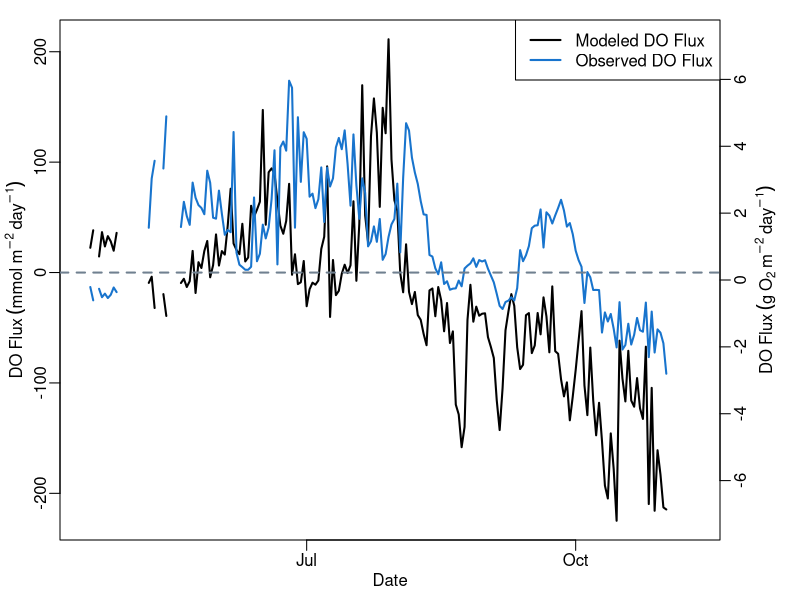
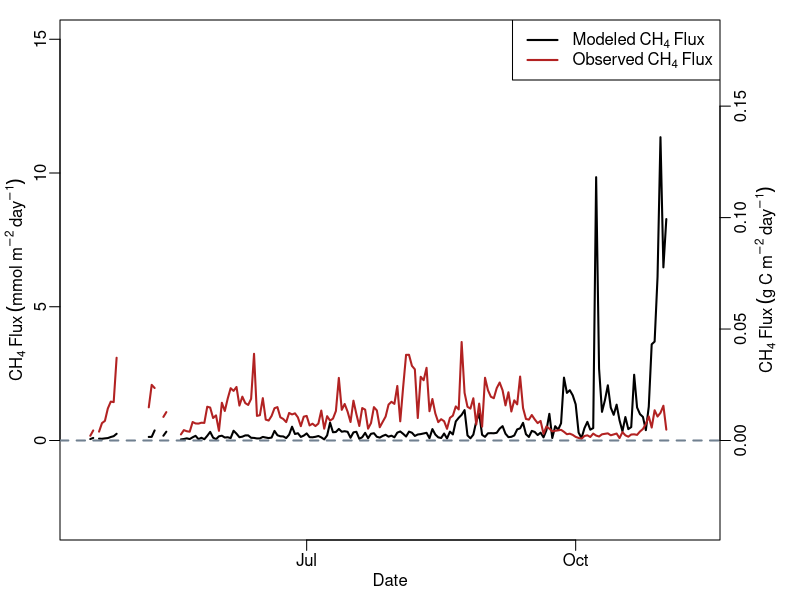
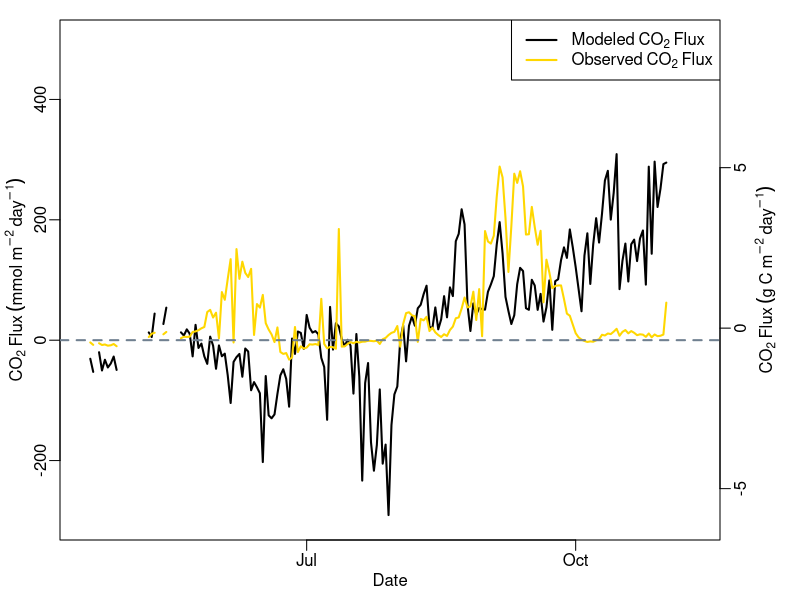
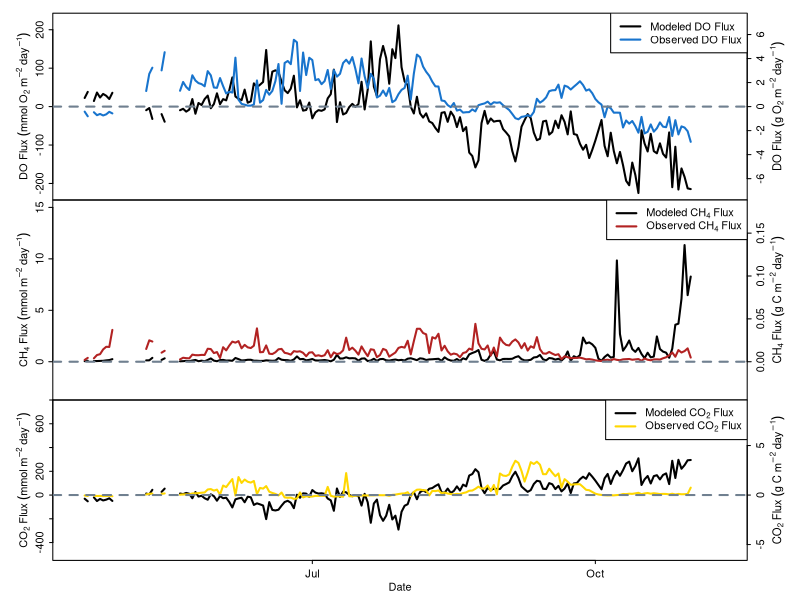
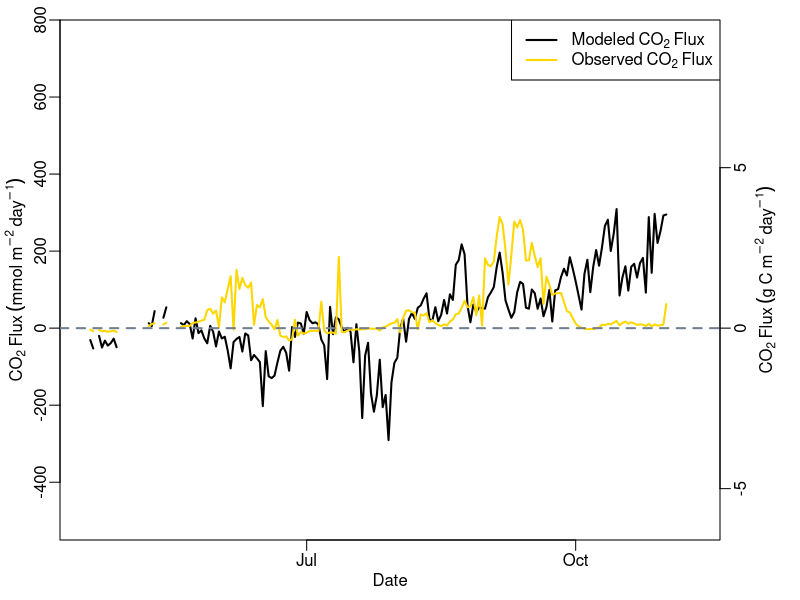

These charts were generated, in order, by the following R code:
#Plot Gas Flux
#7 March 2017
#JAH

setwd("~/Dropbox/GitHub Repos/GLM-Mendota/Data/")
flux<-read.csv('flux.data.csv')

############################################################
###############DISSOLVED OXYGEN FLUX########################
quartz()
par(mar=c(3,3,1,4),mgp=c(1.5,0.5,0),tck=-0.02,bg='white')
plot(as.Date(flux$datetime),flux$do.flux.read.mod,type = 'l',lwd=2,ylab = expression(DO~Flux~(mmol~m^-2~day^-1)),xlab = expression(Date))
lines(as.Date(flux$datetime),flux$do.flux.read.obs,type= 'l',lwd=2,col='dodgerblue3')
abline(0,0,col='slategrey',lty=2,lwd=2)
par(new=TRUE)
plot(as.Date(flux$datetime),flux$do.flux.read.mod,type = 'n',xlab=NA,ylab=NA,xaxt='n',ylim=c(-7.2,7.2),axes=FALSE)
axis(side=4,ylim=c(-7.2,7.2))
DOexp<-expression(DO~Flux~(g~O[2]~m^-2~day^-1))
mtext(side=4,line=2,DOexp)
legend('topright',c('Modeled DO Flux','Observed DO Flux'),lty = c(1,1),lwd=c(2,2),col=c('black','dodgerblue3'))



############################################################
#####################METHANE FLUX###########################
quartz()
par(mar=c(3,3,1,4),mgp=c(1.5,0.5,0),tck=-0.02,bg='white')
plot(as.Date(flux$datetime),flux$ch4.flux.read.mod,type='l', lwd=2, ylab = expression(CH[4]~Flux~(mmol~m^-2~day^-1)),xlab = expression(Date),ylim=c(-3,15))
lines(as.Date(flux$datetime),flux$ch4.flux.read.obs,type = 'l', lwd = 2, col = 'firebrick')
abline(0,0,col='slategrey',lty=2,lwd=2)
par(new=TRUE)
plot(as.Date(flux$datetime),flux$ch4.flux.read.mod,type='n',xlab=NA,ylab=NA,xaxt='n',axes=FALSE,ylim=c(-0.036,0.18))
axis(side=4,ylim=c(-0.036,0.18))
CH4exp<-expression(CH[4]~Flux~(g~C~m^-2~day^-1))
mtext(side=4,line=2,CH4exp)
legend('topright',c(expression(Modeled~CH[4]~Flux),expression(Observed~CH[4]~Flux)),lty = c(1,1),lwd=c(2,2),col=c('black','firebrick'))



############################################################
#####################CARBON DIOXIDE FLUX####################
quartz()
par(mar=c(3,3,1,4),mgp=c(1.5,0.5,0),tck=-0.02,bg='white')
plot(as.Date(flux$datetime),flux$co2.flux.read.mod,type ='l',lwd =2,ylab = expression(CO[2]~Flux~(mmol~m^-2~day^-1)),xlab = expression(Date),ylim = c(-300,500))
lines(as.Date(flux$datetime),flux$co2.flux.read.obs,type = 'l', lwd = 2, col = 'gold1')
#lines(as.Date(flux$datetime),flux$co2.flux.read.obs.do,type='l',lwd=2, col='purple')
abline(0,0,col='slategrey',lty =2,lwd=2)
par(new=TRUE)
plot(as.Date(flux$datetime),flux$co2.flux.read.mod,type ='n',xlab=NA,ylab=NA,xaxt='n',axes=FALSE,ylim=c(-6,9))
axis(side=4,ylim=c(-6,9))
CO2exp<-expression(CO[2]~Flux~(g~C~m^-2~day^-1))
mtext(side=4, line=2, CO2exp)
legend('topright',c(expression(Modeled~CO[2]~Flux),expression(Observed~CO[2]~Flux)),lty = c(1,1),lwd=c(2,2),col=c('black','gold1'))



############################################################
#####################THREE PANEL PLOT#######################

#do
quartz()
par(mfrow=c(3,1),mar=c(0,4,1,4),mgp=c(1.5,0.5,0),tck=-0.02,bg='white')
plot(as.Date(flux$datetime),flux$do.flux.read.mod,type = 'l',lwd=2,xlab=NA,ylab = expression(DO~Flux~(mmol~O[2]~m^-2~day^-1)),xaxt='n',ylim=c(-225,225))
lines(as.Date(flux$datetime),flux$do.flux.read.obs,type= 'l',lwd=2,col='dodgerblue3')
abline(0,0,col='slategrey',lty=2,lwd=2)

par(new=TRUE)
plot(as.Date(flux$datetime),flux$do.flux.read.mod,type = 'n',xlab=NA,ylab=NA,xaxt='n',ylim=c(-7.2,7.2),axes=FALSE)
axis(side=4,ylim=c(-7.2,7.2))
DOexp<-expression(DO~Flux~(g~O[2]~m^-2~day^-1))
mtext(side=4,line=2,DOexp,cex=0.675)
legend('topright',c('Modeled DO Flux','Observed DO Flux'),lty = c(1,1),lwd=c(2,2),col=c('black','dodgerblue3'))

#ch4
par(mar=c(0,4,0,4),mgp=c(1.5,0.5,0),tck=-0.02)
plot(as.Date(flux$datetime),flux$ch4.flux.read.mod,type='l', lwd=2, ylab = expression(CH[4]~Flux~(mmol~m^-2~day^-1)),xlab = NA,ylim=c(-3,15),xaxt='n')
lines(as.Date(flux$datetime),flux$ch4.flux.read.obs,type = 'l', lwd = 2, col = 'firebrick')
abline(0,0,col='slategrey',lty=2,lwd=2)

par(new=TRUE)
plot(as.Date(flux$datetime),flux$ch4.flux.read.mod,type='n',xlab=NA,ylab=NA,xaxt='n',axes=FALSE,ylim=c(-0.036,0.18))
axis(side=4,ylim=c(-0.036,0.18))
CH4exp<-expression(CH[4]~Flux~(g~C~m^-2~day^-1))
mtext(side=4,line=2,CH4exp,cex=0.675)
legend('topright',c(expression(Modeled~CH[4]~Flux),expression(Observed~CH[4]~Flux)),lty = c(1,1),lwd=c(2,2),col=c('black','firebrick'))

#co2
par(mar=c(3,4,0,4),mgp=c(1.5,0.5,0),tck=-0.02)
plot(as.Date(flux$datetime),flux$co2.flux.read.mod,type ='l',lwd =2,ylab = expression(CO[2]~Flux~(mmol~m^-2~day^-1)),xlab = expression(Date),ylim = c(-500,750))
lines(as.Date(flux$datetime),flux$co2.flux.read.obs,type = 'l', lwd = 2, col = 'gold1')
#lines(as.Date(flux$datetime),flux$co2.flux.read.obs.do,type='l',lwd=2, col='darkorange2')
abline(0,0,col='slategrey',lty =2,lwd=2)

par(new=TRUE)
plot(as.Date(flux$datetime),flux$co2.flux.read.mod,type ='n',xlab=NA,ylab=NA,xaxt='n',axes=FALSE,ylim=c(-6,9))
axis(side=4,ylim=c(-6,9))
CO2exp<-expression(CO[2]~Flux~(g~C~m^-2~day^-1))
mtext(side=4, line=2, CO2exp, cex=0.675)
legend('topright',c(expression(Modeled~CO[2]~Flux),expression(Observed~CO[2]~Flux)),lty = c(1,1),lwd=c(2,2),col=c('black','gold1'))





####CO2 Plot with White Background####
quartz()
par(mar=c(3,3,1,4),mgp=c(1.5,0.5,0),tck=-0.02,bg='white')
plot(as.Date(flux$datetime),flux$co2.flux.read.mod,type ='l',lwd =2,ylab = expression(CO[2]~Flux~(mmol~m^-2~day^-1)),xlab = expression(Date),ylim = c(-500,750))
lines(as.Date(flux$datetime),flux$co2.flux.read.obs,type = 'l', lwd = 2, col = 'gold1')
#lines(as.Date(flux$datetime),flux$co2.flux.read.obs.do,type='l',lwd=2, col='darkorange2')
abline(0,0,col='slategrey',lty =2,lwd=2)

par(new=TRUE)
plot(as.Date(flux$datetime),flux$co2.flux.read.mod,type ='n',xlab=NA,ylab=NA,xaxt='n',axes=FALSE,ylim=c(-6,9))
axis(side=4,ylim=c(-6,9))
CO2exp<-expression(CO[2]~Flux~(g~C~m^-2~day^-1))
mtext(side=4, line=2, CO2exp)
legend('topright',c(expression(Modeled~CO[2]~Flux),expression(Observed~CO[2]~Flux)),lty = c(1,1),lwd=c(2,2),col=c('black','gold1'))
